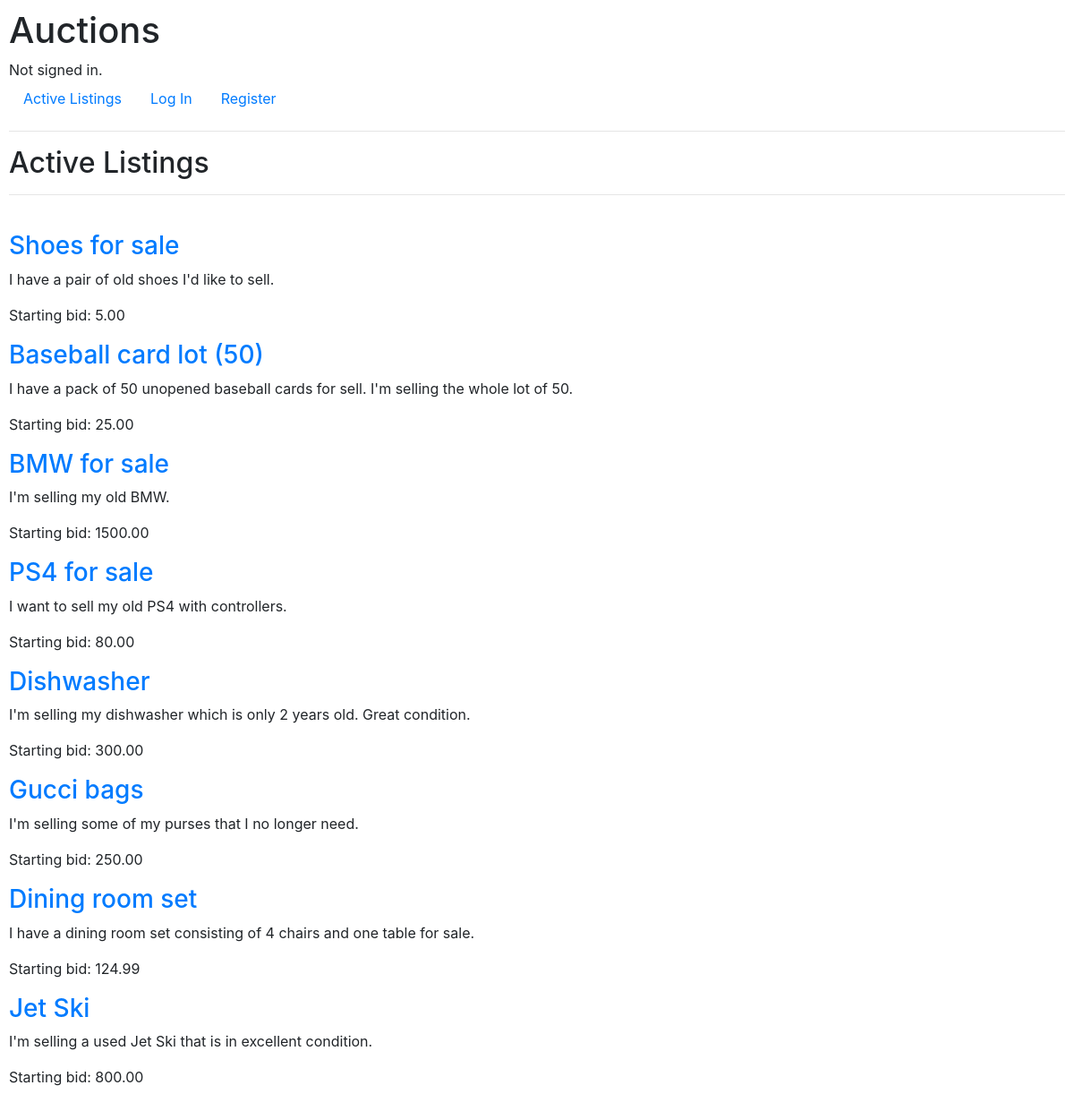
The app's page /, older data.
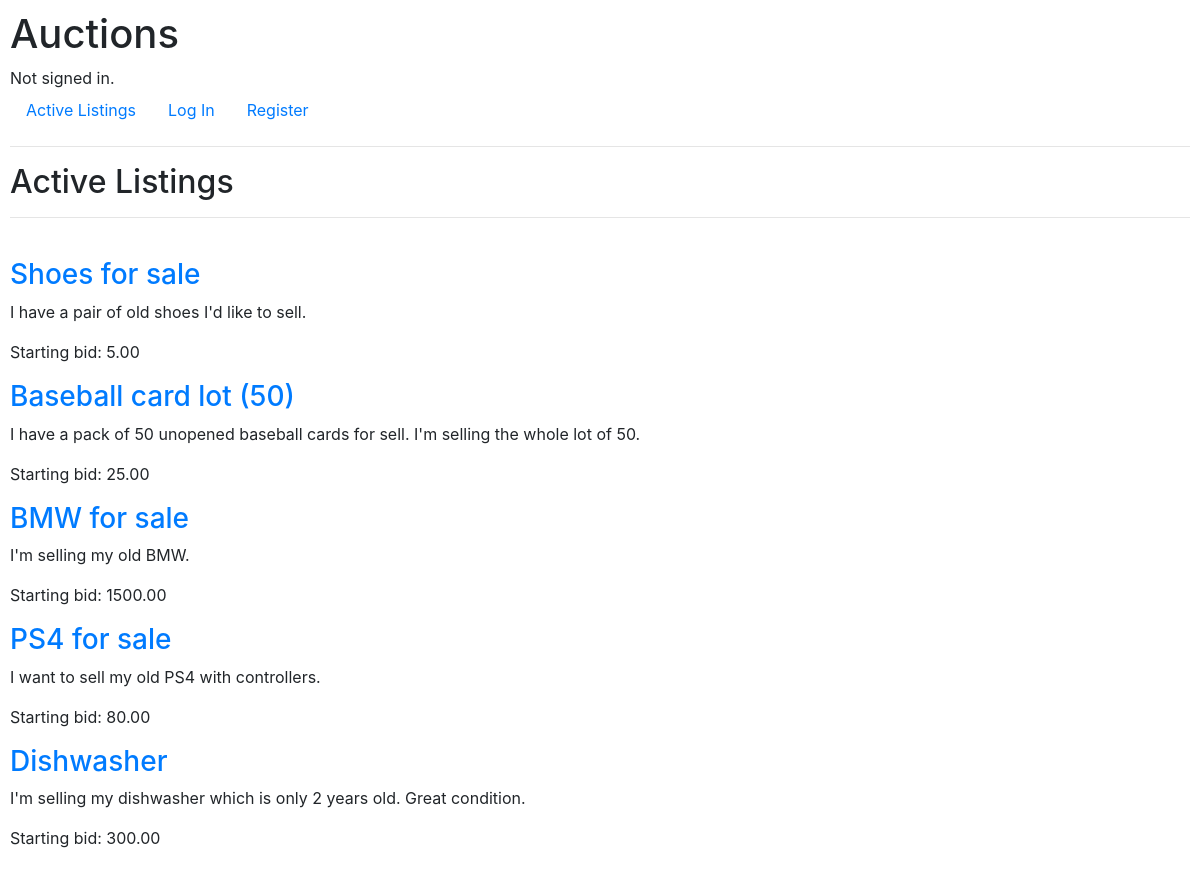
The same page, newer data.
### auctions/models.py (models this page shows, shortened)
class Listing(models.Model):
    title = models.CharField(max_length=200)
    description = models.TextField()
    starting_bid = models.DecimalField(max_digits=10, decimal_places=2)
    image_url = models.URLField(blank=True, null=True)
    category = models.CharField(max_length=50, blank=True, null=True)
    user = models.ForeignKey(User, on_delete=models.CASCADE)
    winner = models.ForeignKey(User, on_delete=models.SET_NULL, null=True, related_name='won_listings')
    active = models.BooleanField(default=True)

### auctions/views.py (the view)
# urls.py: path("", views.index, name="index"),
def index(request):
        active_listings = Listing.objects.filter(active=True)  # This line filters active listings
        return render(request, "auctions/index.html", {'listings': active_listings})

### auctions/templates/auctions/index.html (shortened to what this page needs)
{% extends "auctions/layout.html" %}
{% block body %}
    <h2>Active Listings</h2>
    <hr>
    <br>
<div class="listings">
    {% for listing in listings %}
    <div class="listing">
        <h3><a href="{% url 'listing' listing.id %}">{{ listing.title }}</a></h3>
        <p>{{ listing.description }}</p>
        <p>Starting bid: {{ listing.starting_bid }}</p>
    </div>
    {% endfor %}
</div>
{% endblock %}

Row changes from the older to the newer data that the page shows:
no longer on this page (row unchanged): Listing: title "Gucci bags", description "I'm selling some of my purses that I no longer need.", starting_bid "250.00"
no longer on this page (row edited): Listing: title "Dining room set", description "I have a dining room set consisting of 4 chairs and one table for sale.", starting_bid "124.99"
no longer on this page (row unchanged): Listing: title "Jet Ski", description "I'm selling a used Jet Ski that is in excellent condition.", starting_bid "800.00"
